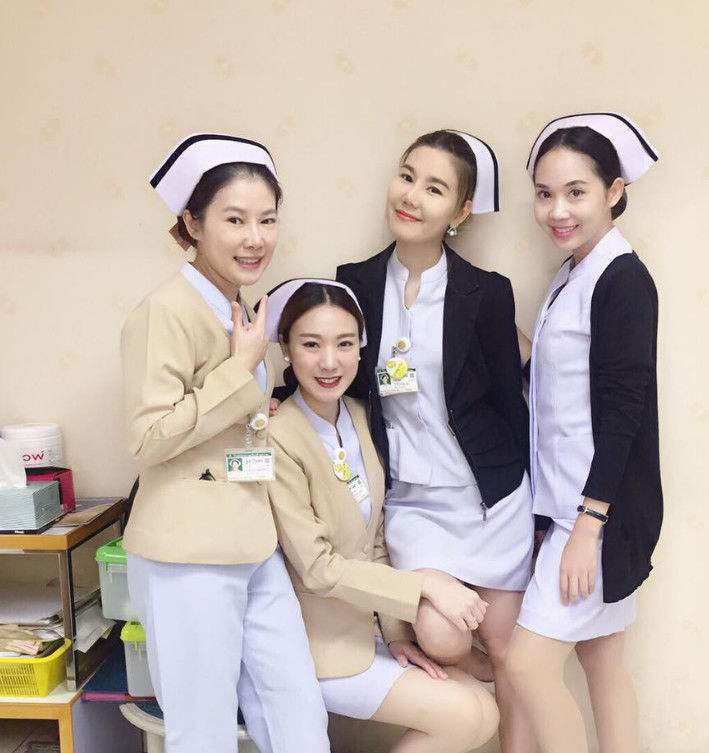
#> input picture base/_06_cv2/timg.jpg, 709 x 753 px
$ python _02_blur.py
#> lines starting #> are read from the running program, lines starting #| are printed output that depends on the picture
import cv2

img=cv2.imread('timg.jpg')
#> img is the input picture: shape (753, 709, 3); mean B, G, R 170.1, 178.3, 192

#                卷积核尺寸
blur=cv2.blur(img,(4,4))
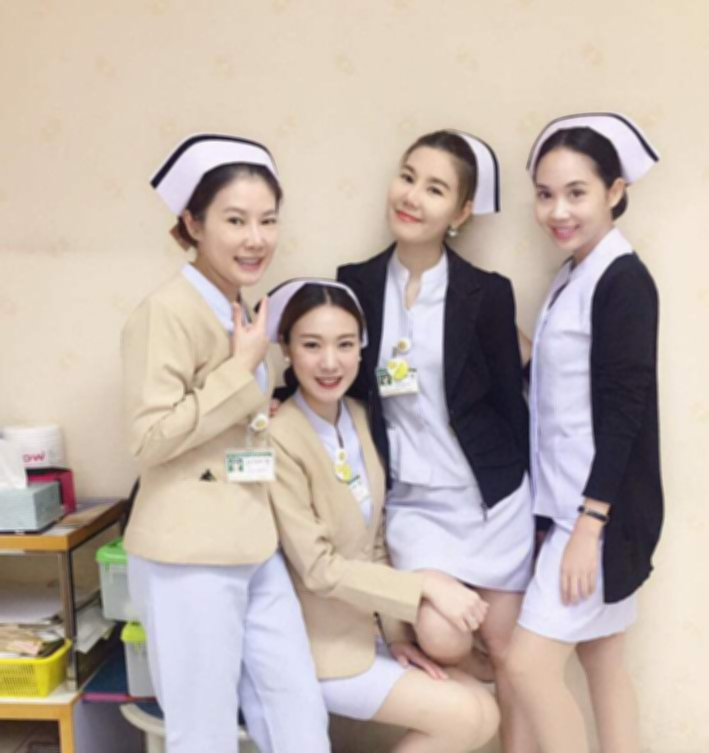
#> blur: shape (753, 709, 3); mean B, G, R 170.2, 178.4, 192.1

cv2.imshow('blur',blur)
cv2.waitKey(0)
cv2.destroyAllWindows()

$ run again, with base/_06_cv2/quality.jpg copied over base/_06_cv2/timg.jpg
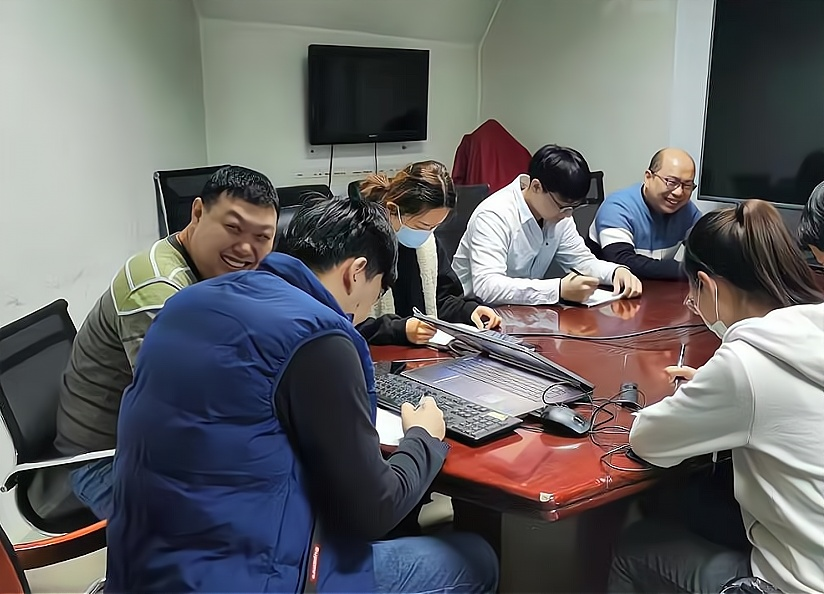
#> input picture base/_06_cv2/quality.jpg, 824 x 594 px
#> img is the input picture: shape (594, 824, 3); mean B, G, R 102.4, 101.4, 101.7
#> `blur=cv2.blur(img,(4,4))`:
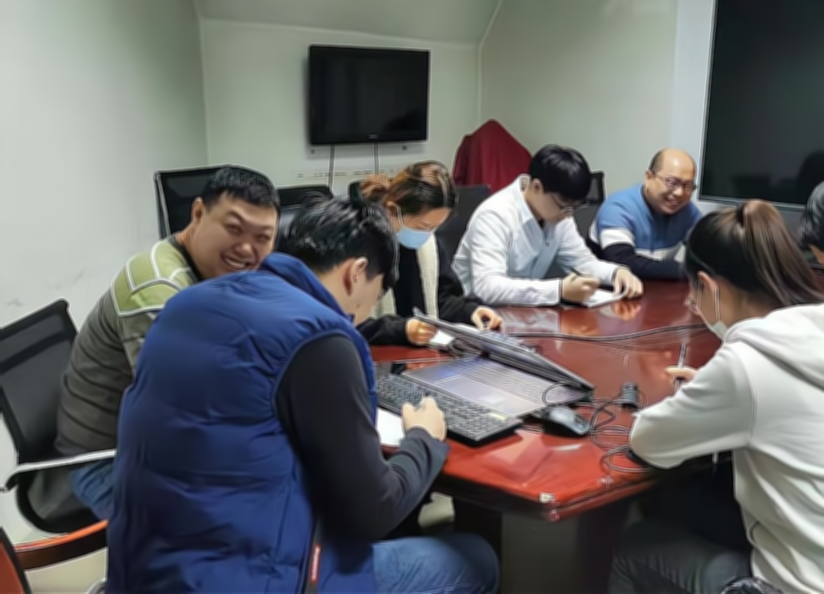
#> blur: shape (594, 824, 3); mean B, G, R 102.6, 101.6, 101.8

$ run again, with base/_06_cv2/yun.jpg copied over base/_06_cv2/timg.jpg
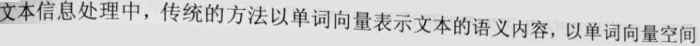
#> input picture base/_06_cv2/yun.jpg, 700 x 46 px
#> img is the input picture: shape (46, 700, 3); min 5, max 247, mean 207.8
#> `blur=cv2.blur(img,(4,4))`:
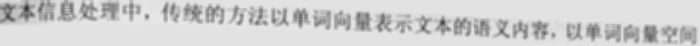
#> blur: shape (46, 700, 3); min 44, max 232, mean 207.8
